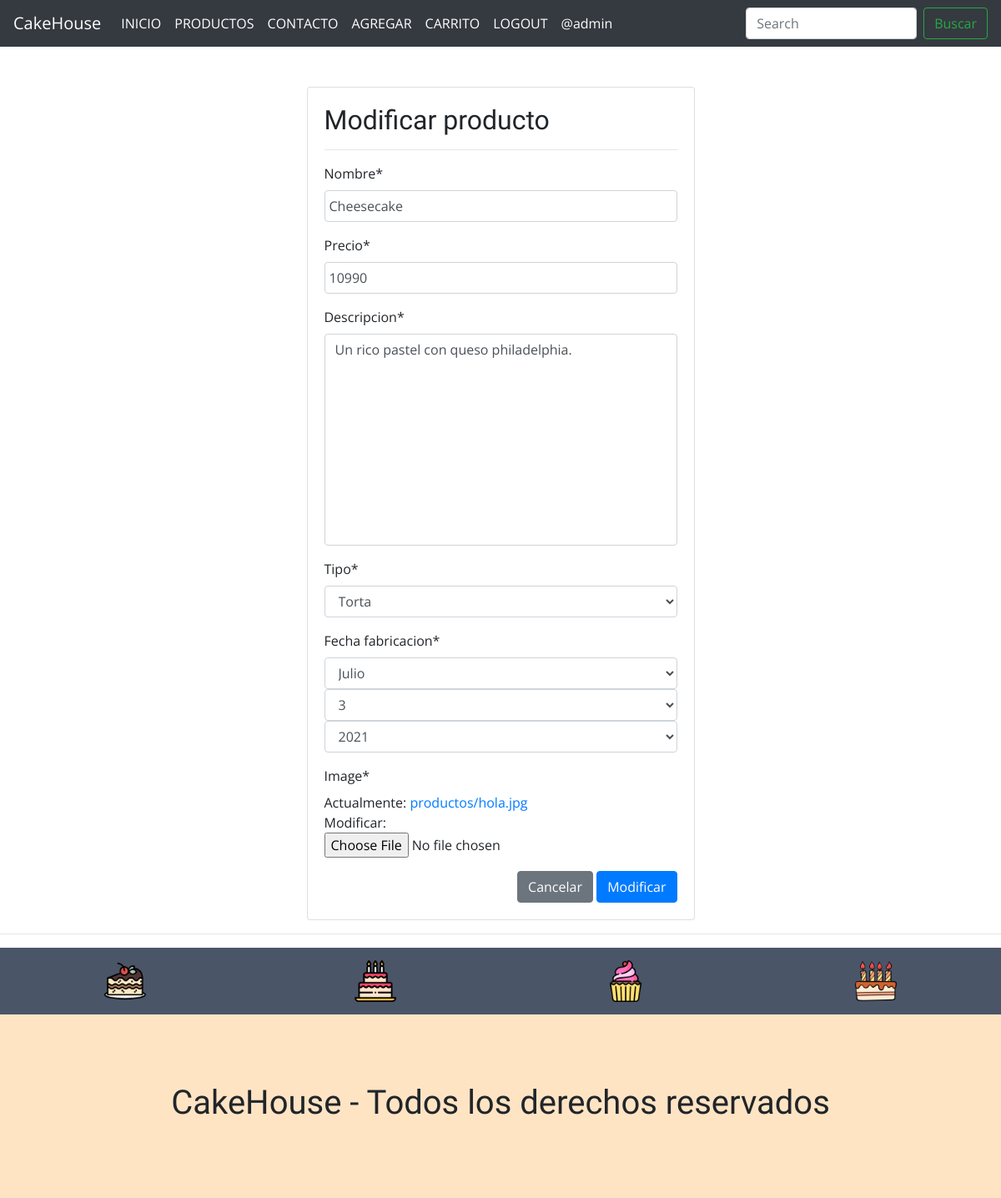
The page /modificar-producto/2/ (signed in) on the database as committed earlier.
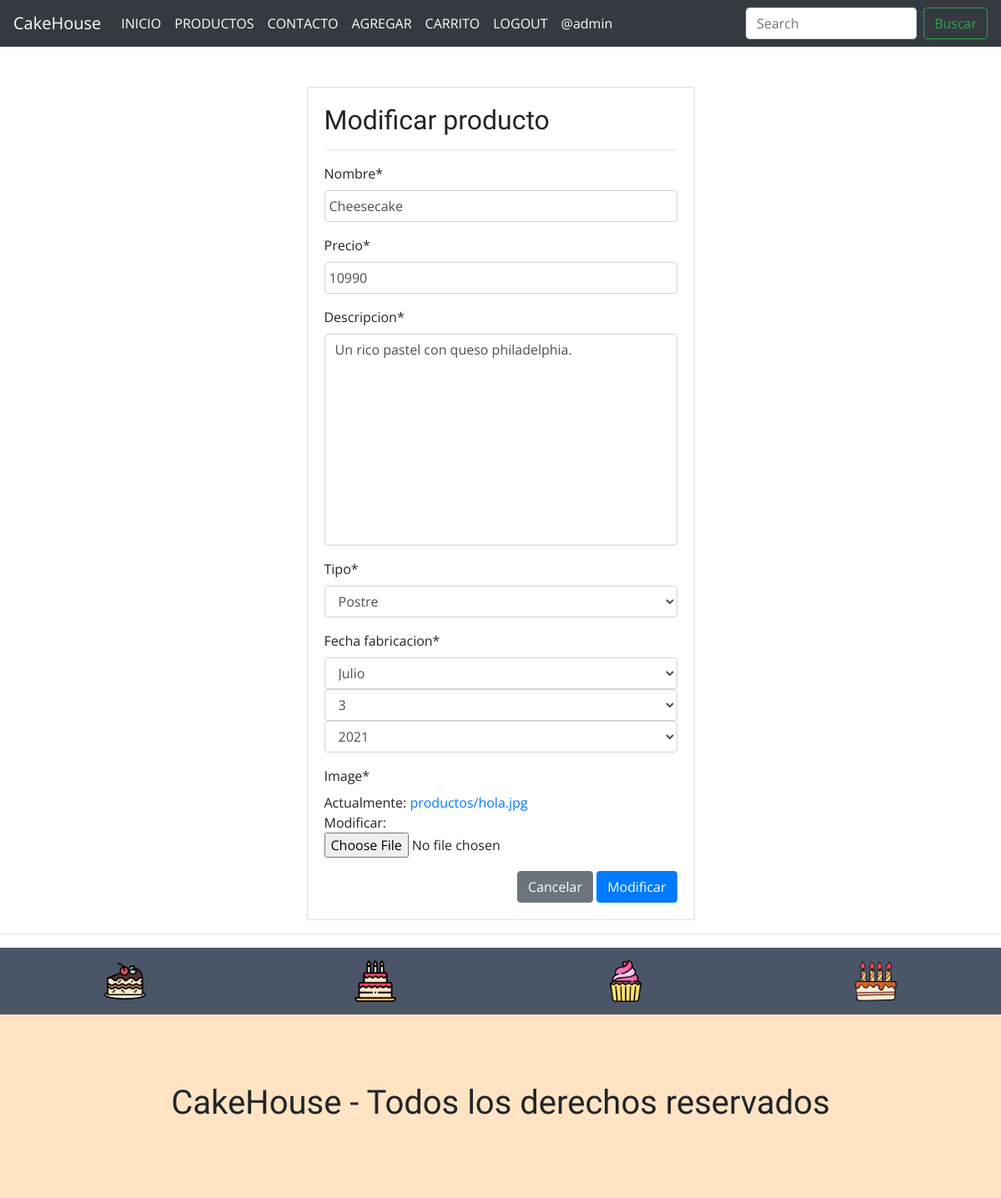
The same page on the database as committed later.
### app/models.py (models this page shows, shortened)
class Producto(models.Model):
    nombre = models.CharField(max_length=50)
    precio = models.IntegerField()
    descripcion = models.TextField()
    tipo = models.ForeignKey(Tipo, on_delete=models.PROTECT)
    fecha_fabricacion = models.DateField()
    image = models.ImageField(upload_to="productos", null=True)

class Tipo(models.Model):
    nombre = models.CharField(max_length=50)
    def __str__(self):
        return self.nombre

### app/views.py (the view, shortened to what this page needs)
# urls.py: path('modificar-producto/<id>/', modificar_producto, name="modificar_producto"),
@permission_required('app.change_producto')
def modificar_producto(request, id):
    producto = get_object_or_404(Producto, id=id)
    data = {'form': ProductoForm(instance=producto)}
    return render(request, 'app/producto/modificar.html', data)

### app/forms.py
class ProductoForm(forms.ModelForm):
    class Meta:
        model = Producto
        fields = '__all__'
        widgets = {
            "fecha_fabricacion": forms.SelectDateWidget()
        }

### app/templates/app/producto/modificar.html (shortened to what this page needs)
{% extends 'app/base.html' %}
{% block contenido %}
{% load crispy_forms_tags %}
<br><br>
<div class="row">
    <div class="col-12 col-md-6 offset-md-3">
        <div class="card">
            <div class="card-body">
                <h2>Modificar producto</h2>
                <hr>
                <form action="" method="POST" enctype="multipart/form-data">
                    {{ form | crispy }}
                    <div class="d-flex justify-content-end">
                        <input type="reset" value="Cancelar" class="btn btn-secondary">
                        <input type="submit" value="Modificar" class="btn btn-primary">
                    </div>
                </form>
            </div>
        </div>
    </div>
</div>
{% endblock %}

Rows that differ between the two databases and show on the page:
changed Producto "Un rico pastel con queso philadelphia.": tipo "Torta" → "Postre"
